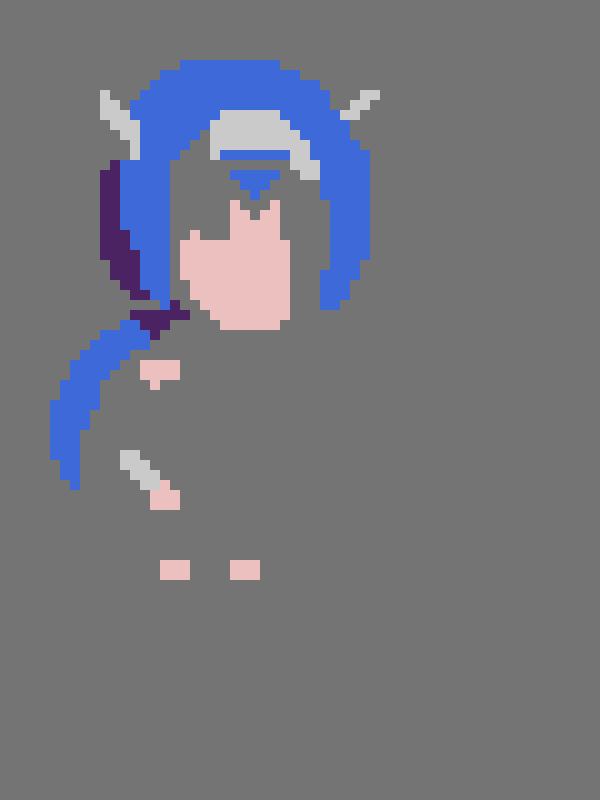
Frame 1 (no input)
Frame 60 (no input): identical to frame 1, image omitted
Frame 120 (the mouse pressed at the canvas centre since frame 60): identical to frame 1, image omitted

The p5.js sketch that drew this single still picture (run headless with seeded random() and noise() and a simulated clock; from frame 60 on, the mouse is pressed at the canvas centre):

// p5.js sketch
// ── sketch.js
function setup () {
  console.log("Initialising")

  createCanvas(600,800);

}

function draw () {

  background (116);
  strokeWeight(0);
  fill( 62,106,217 );
  //rectangle 1
  rect(50,400, 10,60);
  rect(60,380,10,100);
  //rectacngle 3
  rect(70,360,10,130);
  rect(80,350,10,80);
  //rectangle 5
  rect(90,340,10,70);
  rect(100,330,10,50);
  //rectangle 7
  rect(110,330,10,40);
  rect(120,320,10,40);
  rect(120,160,10,70);
  //rectangle 9 after this we will have 0.1 rectangles, also these are all blue
  rect(130,100,10,150);
  rect(130,320,10,30);
  rect(140,90,10,200);
  rect(140,330,10, 20);
  //line 11
  rect(150,80,10,220);
  rect(160,70,10,240);
  //line 13
  rect(170,70,10,90);
  rect(180,60,10,90);
  //line 15
  rect(190,60,10,80);
  rect(200,60,10,70);
  //line 17
  rect(210,60,10,60);
  rect(220,60,60,50);
  //line24, skipped due to 18 being larger
  rect(280,70,10,50);
  rect(290,70,10,60);
  //back track, forgot to due the bangs
  rect(220,150,70,10);
  rect(230,170,50,10);
  rect(240,180,30,10);
  rect(250,190,10,10);
  //that's the bangs done, now back to the normal pattern
  //now on line 26
  rect(300,80,10,60);
  rect(310,80,10,80);
  //line 28
  rect(320,90,10,110);
  rect(320, 270 ,10 ,40);
  rect(330, 110 ,10 ,200);
  //line 30
  rect(340, 120 ,10 ,180);
  rect(350, 140,10,140);
  //last one
  rect(360,150,10,110);

  //hair shade starts at x=100 pixels
  fill(75,35,99)
  rect(100,170,10,90)
  rect(110,160,10,120)
  //following line x1
  rect(120,230,10,60)
  rect(130,250,10,50)
  rect(130,310,60,10)
  //here is the corner pieces, the code gets unorganised here
  rect(140,290,10,10)
  rect(170,300,10,10)
  rect(140,320,30,10)
  rect(150,330,10,10)
  //hair shine, not done yet, will do later
  //now its all metal

  fill(202)
  rect(100,90,10,30)
  rect(110,100,10,30)
  rect(120,110,10,30)
  rect(130,120,10,40)
  //headband middle
  rect(210,120,10,40)
  rect(220,110,60,40)
  rect(280,120,10,30)
  rect(290,130,10,40)
  rect(300,140,10,40)
  rect(310,160,10,20)
  //the right horn
  rect(340,110,20,10)
  rect(350,100,20,10)
  rect(360,90,20,10)
  //armband 5y,6x
  rect(120,450,10,20)
  rect(130,450,10,30)
  rect(140,460,10,30)
  rect(150,470,10,20)
  //skin 9x 4y
  fill(237,192,192);
  rect(140,360,10,20)
  rect(150,360,10,30)
  rect(160,360,20,20)
  rect(150,490,30,20)
  rect(160,480,10,10)
  //leg skin
  rect(160,560,30,20)
  rect(230,560,30,20)
  //face
  rect(180,240,10,40)
  rect(190,230,10,70)
  rect(200,240,10,70)
  rect(210,240,10,80)
  rect(220,240,10,90)
  rect(230,200,10,130)
  rect(240,210,10,120)
  rect(250,220,10,110)
  rect(260,210,10,120)
  rect(270,200,10,130)
  rect(280,240,10,80)



}
